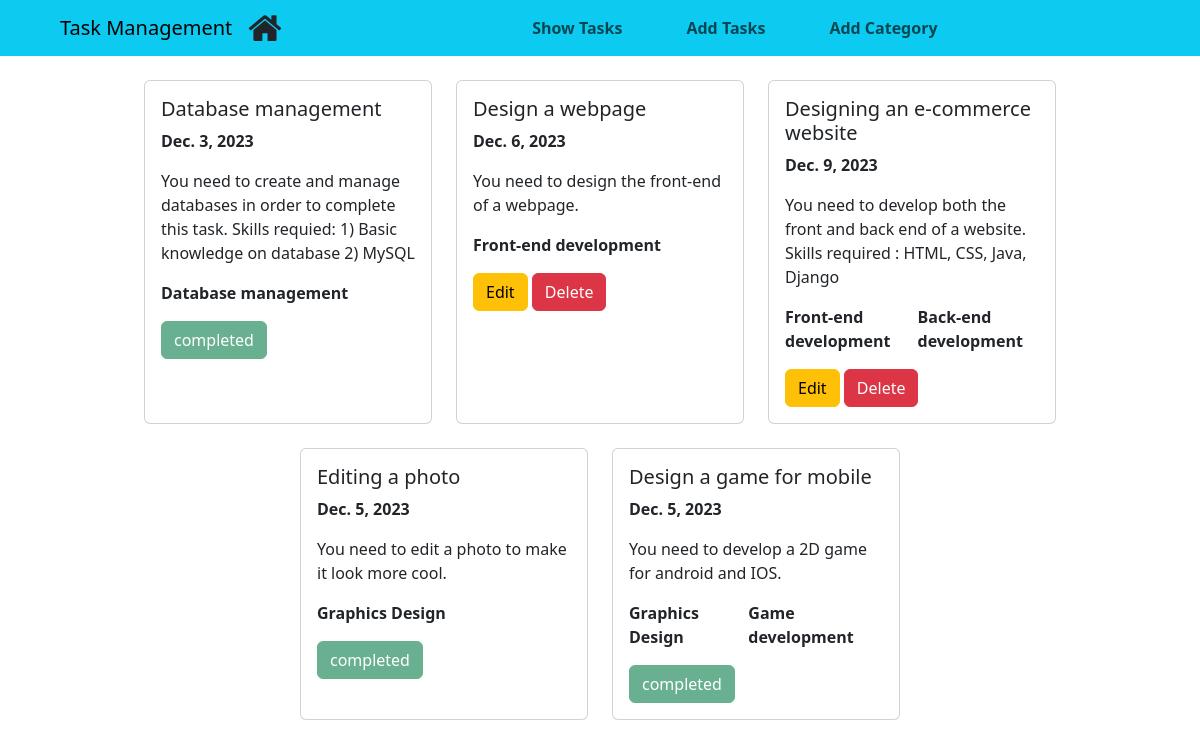
The page / on the database its author committed.
### task/models.py (models this page shows)
class TaskModel(models.Model):
    task_title = models.CharField(max_length=100)
    task_description = models.TextField(default=None)
    is_completed = models.BooleanField(default=False)
    task_assign_date = models.DateField()
    categories = models.ManyToManyField(TaskCategory)

### category/models.py (models this page shows, shortened)
class TaskCategory(models.Model):
    name = models.CharField(max_length=100)

### task_system/views.py (the view)
# urls.py: 2. Add a URL to urlpatterns:  path('', views.home, name='home')
def home(request):
    tasks = TaskModel.objects.all()
    return render(request, 'base.html', {'tasks': tasks})

### templates/base.html (shortened to what this page needs)
<!DOCTYPE html>
<html lang="en">
<head>
    <link href="https://cdn.jsdelivr.net/npm/bootstrap@5.3.2/dist/css/bootstrap.min.css" rel="stylesheet"
>
    <link rel="stylesheet" href="https://cdnjs.cloudflare.com/ajax/libs/font-awesome/4.7.0/css/font-awesome.min.css">
</head>
<body>
    <nav class="navbar navbar-expand-lg bg-info">
        <div class="container-fluid">
          <a class="navbar-brand ms-5">Task Management</a>
          <i class="fa fa-home" style="font-size:36px"></i>
          <div class="collapse navbar-collapse" id="navbarSupportedContent">
            <ul class="navbar-nav m-auto gap-5">
                <li class="nav-item">
                    <a style="font-weight: bold;" class="nav-link" href="{% url 'home' %}">Show Tasks</a>
                </li>
                <li class="nav-item">
                    <a style="font-weight: bold;" class="nav-link" href="{% url 'add_task' %}">Add Tasks</a>
                </li>
                <li class="nav-item">
                    <a style="font-weight: bold;" class="nav-link" href="{% url 'add_category' %}">Add Category</a>
                </li>
            </ul>
          </div>
        </div>
      </nav>
    {% block content%}
    {% if tasks %}
    <div class="d-flex flex-wrap gap-4 mx-5 mt-4 mb-5 justify-content-center">
      {% for i in tasks %}
      <div class="card" style="width: 18rem;">
          <div class="card-body">
            <h5 class="card-title">{{i.task_title}}</h5>
            <p class="card-text" style="font-weight: bold;">{{i.task_assign_date}}</p>
            <p class="card-text">{{i.task_description}}</p>
            <div class="d-flex gap-2" style="font-weight: bold;">
                {% for j in i.categories.all %}
                <p>{{j.name}}</p>
            {% endfor %}
            </div>
            {% if i.is_completed %}
              <a class="disabled btn btn-success">completed</a>
            {% else %}
              <a class="btn btn-warning" href="{% url 'edit_task' i.id %}">Edit</a>
              <a class="btn btn-danger" href="{% url 'delete_task' i.id %}">Delete</a>
            {% endif %}
          </div>
      </div>
      {% endfor %}
    </div>
  {% else %}
      <h2>No Data available </h2>
  {% endif %}
    {% endblock %}
</body>
</html>

### rows shown on the page
TaskModel: task_title "Database management", task_assign_date "Dec. 3, 2023", task_description "You need to create and manage databases in order to complete this task. Skills requied: 1) Basic knowledge on database 2) MySQL", is_completed "completed"
TaskCategory: name "Database management"
TaskModel: task_title "Design a webpage", task_assign_date "Dec. 6, 2023", task_description "You need to design the front-end of a webpage.", is_completed "Edit"
TaskCategory: name "Front-end development"
TaskModel: task_title "Designing an e-commerce website", task_assign_date "Dec. 9, 2023", task_description "You need to develop both the front and back end of a website. Skills required : HTML, CSS, Java, Django", is_completed "Edit"
TaskCategory: name "Back-end development"
TaskModel: task_title "Editing a photo", task_assign_date "Dec. 5, 2023", task_description "You need to edit a photo to make it look more cool.", is_completed "completed"
TaskCategory: name "Graphics Design"
TaskModel: task_title "Design a game for mobile", task_assign_date "Dec. 5, 2023", task_description "You need to develop a 2D game for android and IOS.", is_completed "completed"
TaskCategory: name "Game development"
